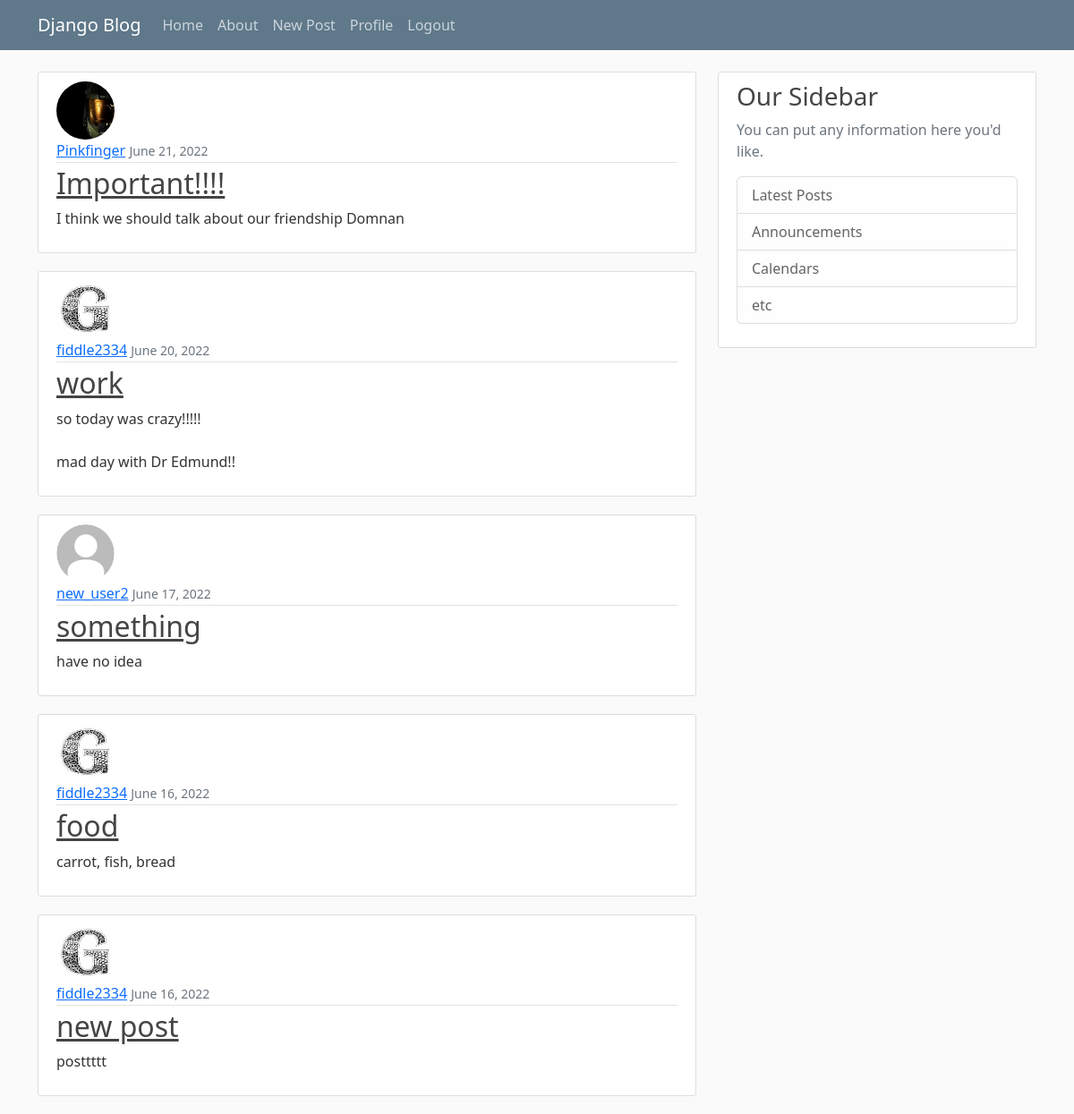
The app's page / (signed in) with its own data.
### blog/models.py (models this page shows, shortened)
class Post(models.Model):
    title= models.CharField(max_length=80)
    content = models.TextField()
    date_posted= models.DateTimeField(default= timezone.now)
    author = models.ForeignKey(User, on_delete= models.CASCADE)

### users/models.py (models this page shows, shortened)
class Profile(models.Model):
    user = models.OneToOneField(User, on_delete=models.CASCADE)
    image = models.ImageField(default= 'default.jpg', upload_to = "profile_pics")

### blog/views.py (the view)
# urls.py: path('', PostListView.as_view(), name= 'blog-home'),
class PostListView(ListView):
    model = Post
    template_name= 'blog/home.html'         #<app>/mdodel>_<viewtype>.html ||List view vs CLass view
    context_object_name= "posts"
    ordering= ['-date_posted']
    paginate_by = 5

### blog/templates/blog/home.html
{% extends "blog/base.html" %}
{% block content %}
    {% for post in posts %}
        <article class="media content-section">
            <img class="rounded-circle article-img"  src="{{post.author.profile.image.url}}">
            <div class="media-body">
            <div class="article-metadata">
                <a class="mr-2" href="#">{{ post.author }}</a>
                <small class="text-muted">{{ post.date_posted |date:"F d, Y" }}</small>
            </div>
            <h2><a class="article-title" href="{% url 'post-detail' post.id %}">{{ post.title }}</a></h2>
            <p class="article-content">{{ post.content }}</p>
            </div>
        </article>
    {% endfor %}
{% endblock content%}

### blog/static/blog/main.css (style rules this page uses)
body { background: #fafafa; color: #333333; margin-top: 5rem; }
h1, h2, h3, h4, h5, h6 { color: #444444; }
.content-section { background: #ffffff; padding: 10px 20px; border: 1px solid #dddddd; border-radius: 3px; margin-bottom: 20px; }
.article-title { color: #444444; }
.article-content { white-space: pre-line; }
.article-img { height: 65px; width: 65px; margin-right: 16px; }
.article-metadata { padding-bottom: 1px; margin-bottom: 4px; border-bottom: 1px solid #e3e3e3 }

### records on screen
Post: author.profile.image (picture), author "Pinkfinger", date_posted "June 21, 2022", title "Important!!!!", content "I think we should talk about our friendship Domnan"
Post: author.profile.image (picture), author "fiddle2334", date_posted "June 20, 2022", title "work", content "so today was crazy!!!!! mad day with Dr Edmund!!"
Post: author.profile.image (placeholder picture), author "new_user2", date_posted "June 17, 2022", title "something", content "have no idea"
Post: author.profile.image (picture), author "fiddle2334", date_posted "June 16, 2022", title "food", content "carrot, fish, bread"
Post: author.profile.image (picture), author "fiddle2334", date_posted "June 16, 2022", title "new post", content "posttttt"
